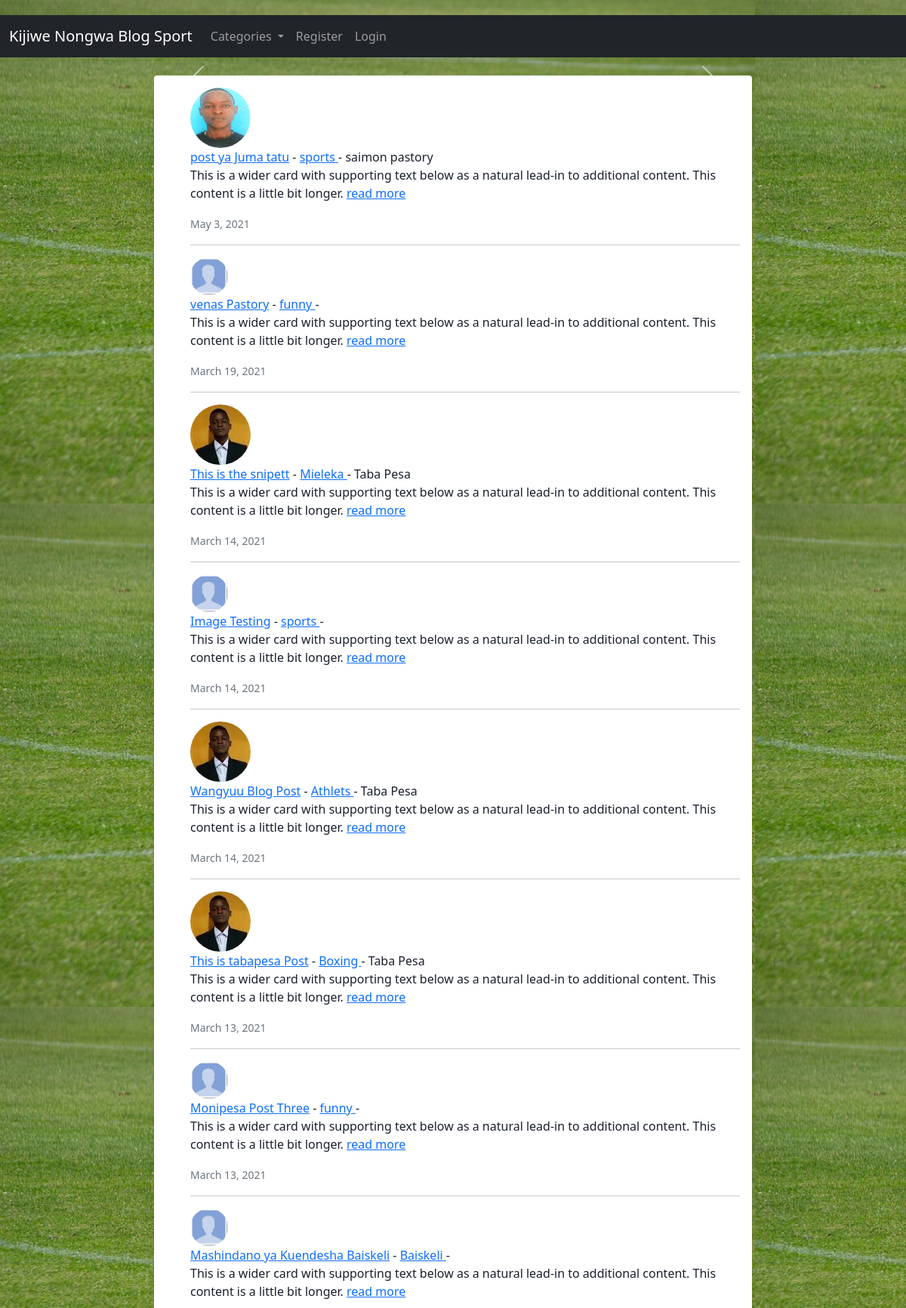
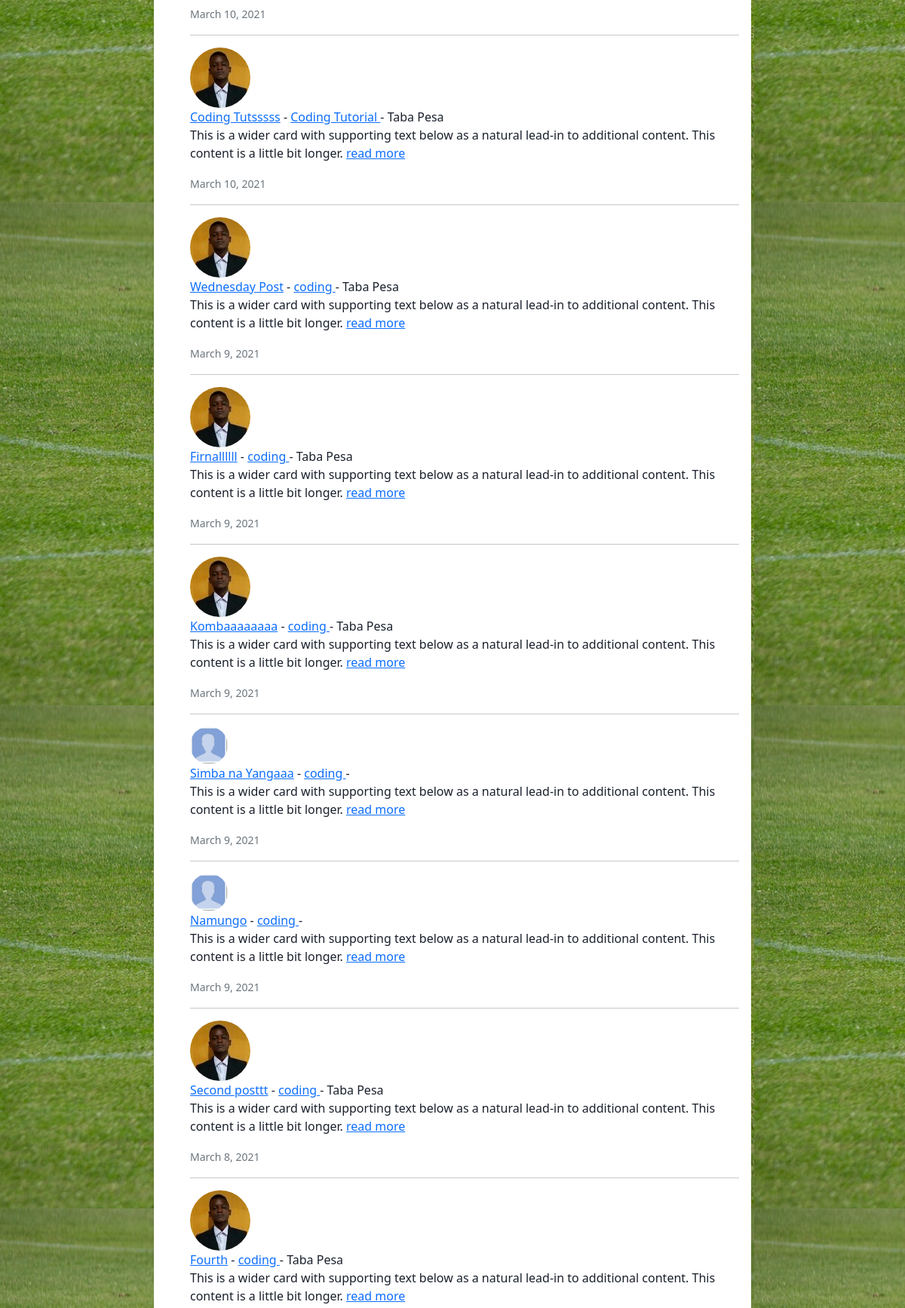
The page / (upper part) on the database its author committed (2 pictures, top to bottom).
### kijiwenongwa_app/models.py (models this page shows, shortened)
class Post(models.Model):
    tittle = models.CharField(max_length=255)
    header_image = models.ImageField(null=True, blank=True, upload_to="images/")
    tittle_tag = models.CharField(max_length=50, default='kijiwenongwa')
    author = models.ForeignKey(User, on_delete=models.CASCADE)
    body = RichTextField(blank=True, null=True)
    post_date = models.DateField(auto_now_add=True)
    Category = models.CharField(max_length=255, default='coding')
    snippet = models.CharField(max_length=255)
    likes = models.ManyToManyField(User, related_name='blog_posts')

class profile(models.Model):
    user = models.OneToOneField(User, null=True, on_delete=models.CASCADE)
    bio = models.TextField()
    profile_pic = models.ImageField(null=True, blank=True, upload_to="images/profile/")
    website_url = models.CharField(max_length=255,null= True,blank=True)
    facebook_url = models.CharField(max_length=255,null= True,blank=True)
    instagram_url = models.CharField(max_length=255,null= True,blank=True)
    twitter_url = models.CharField(max_length=255,null= True,blank=True)
    pinterest_url = models.CharField(max_length=255,null= True,blank=True)
    Email = models.EmailField(max_length=255,null= True,blank=True)
    Phone_number = models.CharField(max_length=13,null=True,blank=True)

### kijiwenongwa_app/views.py (the view)
# urls.py: path('',HomeView.as_view(),name='home'),
class HomeView(ListView):
    model = Post
    template_name = 'home.html'
    ordering = ['-post_date']
    def get_context_data(self, *args, **kwargs):
        cat_menu = Category.objects.all()
        context = super(HomeView, self).get_context_data(*args, **kwargs)
        context["cat_menu"] = cat_menu
        return context

### kijiwenongwa_app/models.py (called while the page is built)
    def __str__(self):
        return self.name

### template/home.html (shortened to what this page needs)
{% extends 'base.html' %}
{% load static %}
	{% block content %}
<div class="card mb-3">
    <div class="card-body">
		<ul>
			{% for post in object_list %}
			<a href="{% url 'detail' post.pk %}">
			<div class="col-md-2">
				{% if post.author.profile.profile_pic %}
				<img src="{{ post.author.profile.profile_pic.url }}" width="80" height="80" , class="rounded-circle" alt="...">
				{% else %}
				<img src="{% static 'the_blog/images/default picture.jpg' %}" class="rounded-circle" width="50" height="50">
				{% endif %}
</div>
					<a class="card-title"><a href="{% url 'detail' post.pk %}"> {{ post.tittle }}</a> - <a href="{% url 'category' post.Category %}"> {{post.Category}} </a> -  {{ post.author.first_name }}
						{{post.author.last_name}}<br/>
					<p class="card-text">This is a wider card with supporting text below as a natural lead-in to additional content. This content is a little bit longer. <a href="{% url 'detail' post.pk %}"> read more </a> </p>
					<p class="card-text"><small class="text-muted">{{post.post_date}}</small></p>
<hr>
				</a>
			{% endfor %}
		</ul>
	</div>
</div>
{% endblock %}

### template/base.html (shortened to what this page needs)
{% load static %}
<!doctype html>
<html lang="en">
<head>
    <link href="https://cdn.jsdelivr.net/npm/bootstrap@5.0.0-beta2/dist/css/bootstrap.min.css" rel="stylesheet">
    <link rel="stylesheet" href="{% static 'font-awesome-4.7.0/css/font-awesome.min.css' static %}">
    <link href="{% static 'the_blog/css/stylesheet.css' %}" rel="stylesheet">
</head>
<body>
<nav class="navbar navbar-expand-lg navbar-dark bg-dark">
    <div class="container-fluid">
        <a class="navbar-brand" href="{% url 'home' %}">Kijiwe Nongwa Blog Sport </a>
        <div class="collapse navbar-collapse" id="navbarSupportedContent">
            <ul class="navbar-nav me-auto mb-2 mb-lg-0">
                {% if cat_menu %}
                <li class="nav-item dropdown">
                    <a class="nav-link dropdown-toggle" href="#" id="navbarDropdown" role="button" data-bs-toggle="dropdown" aria-expanded="false">
                        Categories
                    </a>
                </li>
                {% else %}
                category-list
                <li class="nav-item">
                    <a class="nav-link" href="{% url 'category-list' %}">Category List</a>
                </li>
                {% endif  %}
                {% if user.is_authenticated %}
                <li class="nav-item">
                    <a class="nav-link" href="{% url 'add_post' %}">Add Post</a>
                </li>
                <li class="nav-item">
                    <a class="nav-link" href="{% url 'add_category' %}">Add Category</a>
                </li>
                {% else %}
                <li class="nav-item">
                    <a class="nav-link" href="{% url 'register' %}">Register</a>
                </li>
                <li class="nav-item">
                    <a class="nav-link" href="{% url 'login' %}">Login</a>
                </li>
                {% endif %}
            </ul>
        </div>
    </div>
</nav>
<br>
<div class="row">
    <div class="col-sm-2">
    </div>
    <div class="col-sm-8">
        <div class="carousel slide carousel-fade" data-bs-ride="carousel">
            <button class="carousel-control-prev" type="button" data-bs-target="#carouselExampleFade" data-bs-slide="prev">
                <span class="carousel-control-prev-icon" aria-hidden="true"></span>
            </button>
            <button class="carousel-control-next" type="button" data-bs-target="#carouselExampleFade" data-bs-slide="next">
                <span class="carousel-control-next-icon" aria-hidden="true"></span>
            </button>
        </div>
        {% block content %}
        {% endblock %}
</div>
        <div class="col-sm-2">
        </div>
    </div>
</body>
</html>

### static/the_blog/css/stylesheet.css (style rules this page uses)
body { background-image: url("../images/hd2.jpg"); }
body { margin-top:20px; color: #1a202c; text-align: left; background-color: #e2e8f0; }
.card { box-shadow: 0 1px 3px 0 rgba(0,0,0,.1), 0 1px 2px 0 rgba(0,0,0,.06); }
.card { position: relative; display: flex; flex-direction: column; min-width: 0; word-wrap: break-word; background-color: #fff; background-clip: border-box; border: 0 solid rgba(0,0,0,.125); border-radius: .25rem; }
.card-body { flex: 1 1 auto; min-height: 1px; padding: 1rem; }
.mb-3, .my-3 { margin-bottom: 1rem!important; }

### rows shown on the page
Post: author.profile.profile_pic (picture), tittle "post ya Juma tatu", Category "sports", author.first_name "saimon", author.last_name "pastory", post_date "May 3, 2021"
Post: tittle "venas Pastory", Category "funny", post_date "March 19, 2021"
Post: author.profile.profile_pic (picture), tittle "This is the snipett", Category "Mieleka", author.first_name "Taba", author.last_name "Pesa", post_date "March 14, 2021"
Post: tittle "Image Testing", Category "sports", post_date "March 14, 2021"
Post: author.profile.profile_pic (picture), tittle "Wangyuu Blog Post", Category "Athlets", author.first_name "Taba", author.last_name "Pesa", post_date "March 14, 2021"
Post: author.profile.profile_pic (picture), tittle "This is tabapesa Post", Category "Boxing", author.first_name "Taba", author.last_name "Pesa", post_date "March 13, 2021"
Post: tittle "Monipesa Post Three", Category "funny", post_date "March 13, 2021"
Post: tittle "Mashindano ya Kuendesha Baiskeli", Category "Baiskeli", post_date "March 10, 2021"
Post: author.profile.profile_pic (picture), tittle "Coding Tutsssss", Category "Coding Tutorial", author.first_name "Taba", author.last_name "Pesa", post_date "March 10, 2021"
Post: author.profile.profile_pic (picture), tittle "Wednesday Post", Category "coding", author.first_name "Taba", author.last_name "Pesa", post_date "March 9, 2021"
Post: author.profile.profile_pic (picture), tittle "Firnallllll", Category "coding", author.first_name "Taba", author.last_name "Pesa", post_date "March 9, 2021"
Post: author.profile.profile_pic (picture), tittle "Kombaaaaaaaa", Category "coding", author.first_name "Taba", author.last_name "Pesa", post_date "March 9, 2021"
Post: tittle "Simba na Yangaaa", Category "coding", post_date "March 9, 2021"
Post: tittle "Namungo", Category "coding", post_date "March 9, 2021"
Post: author.profile.profile_pic (picture), tittle "Second posttt", Category "coding", author.first_name "Taba", author.last_name "Pesa", post_date "March 8, 2021"
Post: author.profile.profile_pic (picture), tittle "Fourth", Category "coding", author.first_name "Taba", author.last_name "Pesa"
